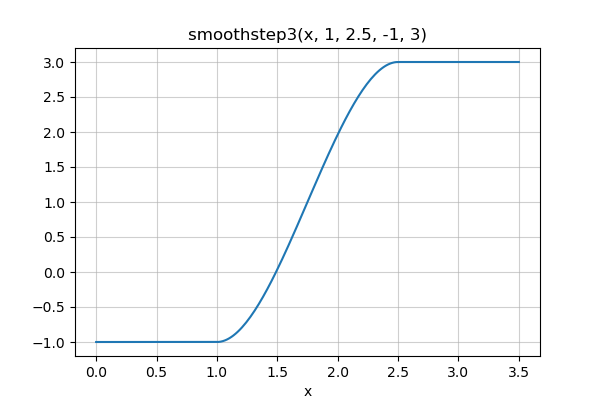

This figure's Python source:
import numpy as np
import matplotlib.pyplot as plt

from ufunclab import smoothstep3


a = 1.0
b = 2.5
fa = -1
fb = 3
x = np.linspace(0, 3.5, 201)
y = smoothstep3(x, a, b, fa, fb)

plt.figure(figsize=(6, 4))
plt.plot(x, y)

plt.title(f'smoothstep3(x, {a:g}, {b:g}, {fa:g}, {fb:g})')

plt.xlabel('x')
plt.grid(alpha=0.6)
# plt.show()
plt.savefig('smoothstep3_demo.png')
